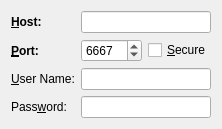
<?xml version="1.0" encoding="UTF-8"?>
<ui version="4.0">
 <class>ServerWizardPage</class>
 <widget class="QWizardPage" name="ServerWizardPage">
  <property name="geometry">
   <rect>
    <x>0</x>
    <y>0</y>
    <width>221</width>
    <height>110</height>
   </rect>
  </property>
  <property name="title">
   <string>Server details</string>
  </property>
  <property name="subTitle">
   <string>Details used to connect to IRC</string>
  </property>
  <layout class="QFormLayout" name="formLayout">
   <item row="0" column="0">
    <widget class="QLabel" name="label">
     <property name="font">
      <font>
       <weight>75</weight>
       <bold>true</bold>
      </font>
     </property>
     <property name="text">
      <string>&amp;Host:</string>
     </property>
     <property name="buddy">
      <cstring>lineEditHost</cstring>
     </property>
    </widget>
   </item>
   <item row="0" column="1">
    <widget class="QLineEdit" name="lineEditHost">
     <property name="whatsThis">
      <string>Entering a server host is mandatory. The connection is established to the given server host and port.</string>
     </property>
     <property name="inputMethodHints">
      <set>Qt::ImhNoAutoUppercase|Qt::ImhUrlCharactersOnly</set>
     </property>
    </widget>
   </item>
   <item row="1" column="0">
    <widget class="QLabel" name="label_3">
     <property name="font">
      <font>
       <weight>75</weight>
       <bold>true</bold>
      </font>
     </property>
     <property name="text">
      <string>&amp;Port:</string>
     </property>
     <property name="buddy">
      <cstring>spinBoxPort</cstring>
     </property>
    </widget>
   </item>
   <item row="1" column="1">
    <layout class="QHBoxLayout" name="horizontalLayout_2">
     <item>
      <widget class="QSpinBox" name="spinBoxPort">
       <property name="sizePolicy">
        <sizepolicy hsizetype="MinimumExpanding" vsizetype="Fixed">
         <horstretch>0</horstretch>
         <verstretch>0</verstretch>
        </sizepolicy>
       </property>
       <property name="whatsThis">
        <string>Entering a server port is mandatory. The connection is established to the given server host and port.</string>
       </property>
       <property name="minimum">
        <number>1024</number>
       </property>
       <property name="maximum">
        <number>65535</number>
       </property>
       <property name="value">
        <number>6667</number>
       </property>
      </widget>
     </item>
     <item>
      <widget class="QCheckBox" name="checkBoxSecure">
       <property name="whatsThis">
        <string>If this check box is checked, a secure connection is established to the given server.</string>
       </property>
       <property name="text">
        <string>&amp;Secure</string>
       </property>
      </widget>
     </item>
    </layout>
   </item>
   <item row="2" column="1">
    <widget class="QLineEdit" name="lineEditUser"/>
   </item>
   <item row="3" column="0">
    <widget class="QLabel" name="label_4">
     <property name="text">
      <string>Pass&amp;word:</string>
     </property>
     <property name="buddy">
      <cstring>lineEditPass</cstring>
     </property>
    </widget>
   </item>
   <item row="3" column="1">
    <widget class="QLineEdit" name="lineEditPass">
     <property name="whatsThis">
      <string>Entering a server password is optional. Some servers are secured with a password.</string>
     </property>
     <property name="inputMethodHints">
      <set>Qt::ImhHiddenText|Qt::ImhNoAutoUppercase|Qt::ImhNoPredictiveText</set>
     </property>
     <property name="echoMode">
      <enum>QLineEdit::Password</enum>
     </property>
    </widget>
   </item>
   <item row="2" column="0">
    <widget class="QLabel" name="label_2">
     <property name="text">
      <string>&amp;User Name:</string>
     </property>
     <property name="buddy">
      <cstring>lineEditUser</cstring>
     </property>
    </widget>
   </item>
  </layout>
  <zorder>lineEditPass</zorder>
  <zorder>label</zorder>
  <zorder>label_3</zorder>
  <zorder>lineEditHost</zorder>
  <zorder>label_4</zorder>
  <zorder>lineEditUser</zorder>
  <zorder>label_2</zorder>
 </widget>
 <tabstops>
  <tabstop>lineEditHost</tabstop>
  <tabstop>spinBoxPort</tabstop>
  <tabstop>checkBoxSecure</tabstop>
  <tabstop>lineEditUser</tabstop>
  <tabstop>lineEditPass</tabstop>
 </tabstops>
 <resources/>
 <connections/>
</ui>
